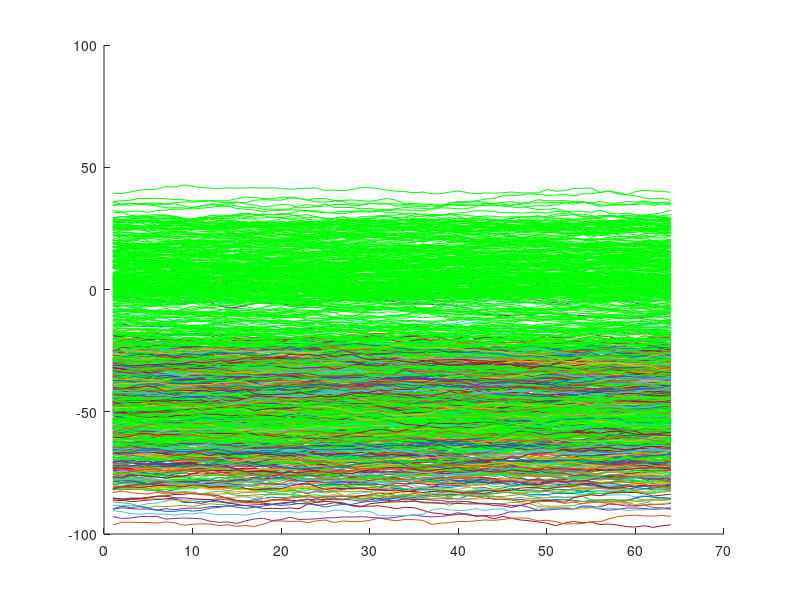

The MATLAB source for this figure:
%randn('state',100)
numRuns = 500;
T = 100; N=2^8; dt = 1/N;
dW1 = sqrt(dt)*randn(numRuns,N);
dW2 = sqrt(dt)*randn(numRuns,N);
R = 4; Dt = R*dt; L = N/R;
X = zeros(numRuns,L);
Y = zeros(numRuns,L);
x0 = 1.0;
y0 = 1.0;
kappa = 10;
omega = 1;
v_X = zeros(numRuns, L);
v_Y = zeros(numRuns, L);

X_j = x0;
Y_j = y0;
for i = 1:numRuns
    for j=1:L
        inc1 = sum(dW1(i,R*(j-1)+1:R*j));
        inc2 = sum(dW2(i,R*(j-1)+1:R*j));
        Y_j = Y_j + Dt*sin(X_j)*sin(omega*R*(j-1)) + sqrt(2*kappa)*inc1;
        Y(i,j) = Y_j;
        X_j = X_j + sqrt(2*kappa)*inc2;
        X(i,j) = X_j;
    end
end
hold on
for i = 1:numRuns
   plot(X(i,:), 'Color', 'green')
   plot(Y(i,:))
end
hold off

v_X = var(X,0,1);
v_Y = var(Y,0,1);